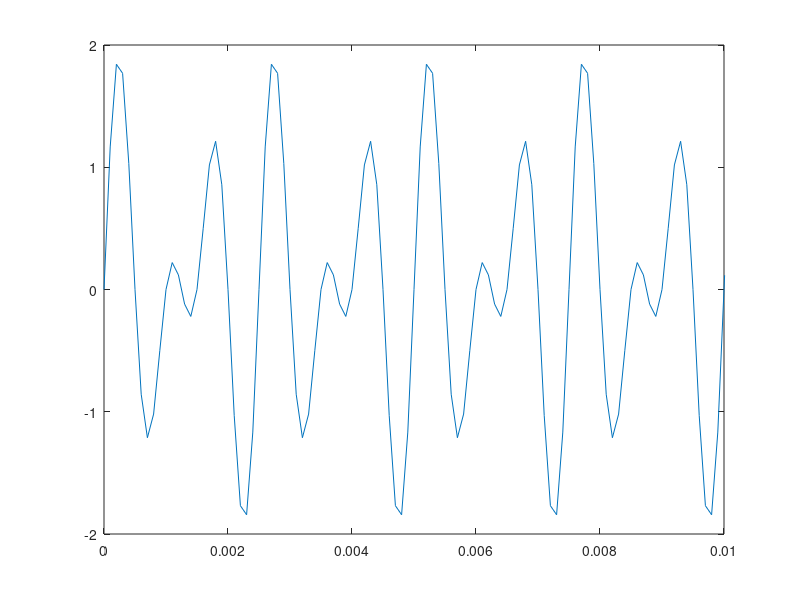

Write MATLAB code to recreate this figure.
t=0:0.0001:1;
f=800;
a=sin(2*pi*f*t);

f1=1200;
a1=sin(2*pi*f1*t);

b=a+a1;
plot(t,b);
xlim([0 0.01])
sound(b)
